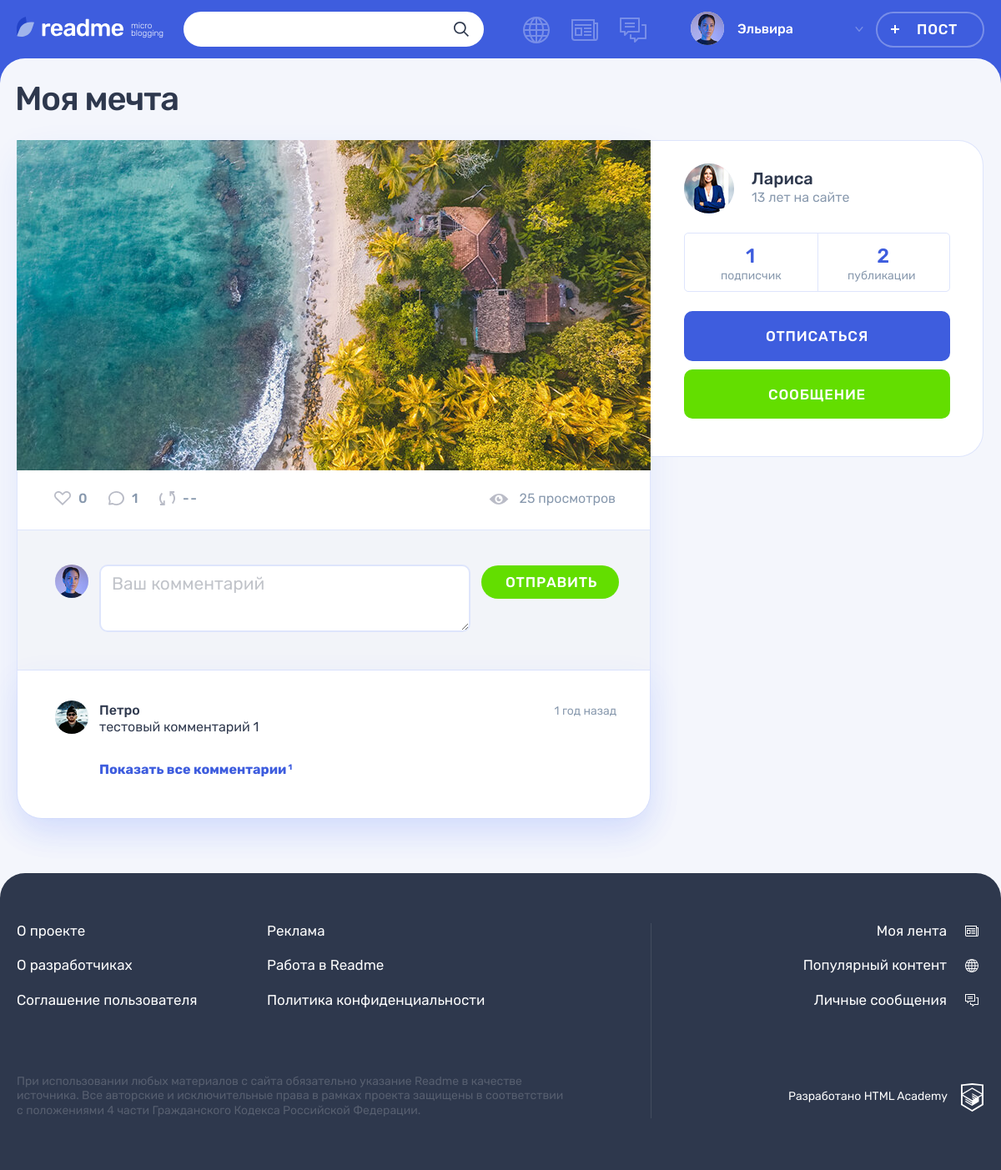
The app's page /post.php?id=4 (signed in) with its own data.
### tables this page shows
CREATE TABLE IF NOT EXISTS posts (
id INT UNSIGNED AUTO_INCREMENT PRIMARY KEY,
author_id INT UNSIGNED,
post_type INT UNSIGNED,
dt_add DATETIME,
heading VARCHAR(128),
content TEXT,
quote_author TEXT,
img_url VARCHAR(128),
youtube_url VARCHAR(128),
url VARCHAR(128),
view_count INT,
FOREIGN KEY (author_id) REFERENCES users(id)
ON UPDATE CASCADE
ON DELETE CASCADE,
FOREIGN KEY (post_type) REFERENCES content_types(id)
ON UPDATE CASCADE
ON DELETE CASCADE
);

CREATE TABLE IF NOT EXISTS comments (
id INT UNSIGNED AUTO_INCREMENT PRIMARY KEY,
user_id INT UNSIGNED,
post_id INT UNSIGNED,
dt_add DATETIME,
content TEXT,
FOREIGN KEY (user_id) REFERENCES users(id)
ON UPDATE CASCADE
ON DELETE CASCADE,
FOREIGN KEY (post_id) REFERENCES posts(id)
ON UPDATE CASCADE
ON DELETE CASCADE
);

CREATE TABLE IF NOT EXISTS users (
id INT UNSIGNED AUTO_INCREMENT PRIMARY KEY,
username VARCHAR(32) NOT NULL UNIQUE,
dt_add DATETIME,
email VARCHAR(128) NOT NULL UNIQUE,
password VARCHAR(64),
avatar VARCHAR(128)
);

### helpers.php (called while the page is built, shortened)
<?php
function get_noun_plural_form(int $number, string $one, string $two, string $many): string
{
    $number = (int)$number;
    $mod10 = $number % 10;
    $mod100 = $number % 100;
    switch (true) {
        case ($mod100 >= 11 && $mod100 <= 20):
            return $many;
        case ($mod10 === 1):
            return $one;
        case ($mod10 >= 2 && $mod10 <= 4):
            return $two;
    }
}
function include_template($name, array $data = [])
{
    $name = 'templates/' . $name;
    extract($data);
    require $name;
    $result = ob_get_clean();
    return $result;
}

### functions.php (called while the page is built, shortened)
<?php
function time_difference(string $time, DateTime $current_time)
{
    $diff = date_diff($current_time, new DateTime($time));
    if ($diff->y > 0) {
        $relative_time = $diff->y . ' ' .
        get_noun_plural_form($diff->y, 'год', 'года', 'лет');
    } elseif ($diff->m > 0) {
        $relative_time = $diff->m . ' ' .
        get_noun_plural_form($diff->m, 'месяц', 'месяца', 'месяцев');
    } elseif ($diff->d > 6) {
        $relative_time = floor(($diff->d) / 7) . ' ' .
        get_noun_plural_form(floor(($diff->d) / 7), ' неделю', ' недели', ' недель');
    } elseif ($diff->d > 0) {
        $relative_time = $diff->d . ' ' .
        get_noun_plural_form($diff->d, 'день', 'дня', 'дней');
    } elseif ($diff->h > 0) {
        $relative_time = $diff->h . ' ' .
        get_noun_plural_form($diff->h, 'час', 'часа', 'часов');
    } elseif ($diff->i > 0) {
        $relative_time = $diff->i . ' ' .
        get_noun_plural_form($diff->i, 'минуту', 'минуты', 'минут');
    } elseif ($diff->s >= 0) {
        $relative_time = 'Только что';
    } else {
        $relative_time = '';
    }
    return $relative_time;
}
function secure_query_bind_result(mysqli $connection, string $sql, bool $check, ...$params)
{
    $param_types = '';
    foreach ($params as $param) {
        $param_types .= (gettype($param) == 'integer') ? 'i' : 's';
    }
    $prepared_sql = mysqli_prepare($connection, $sql);
    mysqli_stmt_bind_param($prepared_sql, $param_types, ...$params);
    mysqli_stmt_execute($prepared_sql);
    if ($check) {
        mysqli_stmt_bind_result($prepared_sql, $bind);
        mysqli_stmt_fetch($prepared_sql);
        mysqli_stmt_close($prepared_sql);
        return $bind;
    } else {
        return mysqli_stmt_get_result($prepared_sql);
    }
}
function get_user(): ?array
{
    $user = [];
    $user['id'] = $_SESSION['id'];
    $user['name'] = $_SESSION['username'];
    $user['avatar'] = $_SESSION['avatar'];
    return $user;
}
function user_subscribe(mysqli $connection, bool $check, int $follower_id, int $author_id)
{
    $select_subscribe_query = "SELECT * FROM subscribe WHERE follower_id = ? AND author_id = ?";
    $add_subscribe_query = "INSERT INTO subscribe SET follower_id = ?, author_id = ?";
    $remove_subscribe_query = "DELETE FROM subscribe WHERE follower_id = ? AND author_id = ?";
    $user_subscribe_mysqli = secure_query_bind_result($connection, $select_subscribe_query, false, $follower_id, $author_id);
    if ($check) {
        if ($user_subscribe_mysqli->num_rows == 0) {
            secure_query_bind_result($connection, $add_subscribe_query, false, $follower_id, $author_id);
        } else {
            secure_query_bind_result($connection, $remove_subscribe_query, false, $follower_id, $author_id);
        }
    } else {
        return $user_subscribe_mysqli->num_rows > 0;
    }
    return null;
}
function get_post(mysqli $connection, int $post_id)
{
    $select_post_by_id =
        "SELECT
            posts.*,
            users.username,
            users.avatar,
            content_types.type_class,
        (SELECT COUNT(*) FROM likes WHERE likes.post_id = posts.id) AS likes,
        (SELECT COUNT(*) FROM comments WHERE comments.post_id = posts.id) AS comments
        FROM posts
        INNER JOIN users ON posts.author_id=users.id
        INNER JOIN content_types ON posts.post_type=content_types.id
        WHERE posts.id = ?;";
    $post_mysqli = secure_query_bind_result($connection, $select_post_by_id, false, $post_id);
    return mysqli_fetch_assoc($post_mysqli);
}
function get_post_author(mysqli $connection, int $author_id)
{
    $select_post_author =
        "SELECT
            users.id,
            users.username,
            users.avatar,
            users.dt_add,
        (SELECT COUNT(*) FROM subscribe WHERE subscribe.author_id = users.id) AS followers,
        (SELECT COUNT(*) FROM posts WHERE posts.author_id = users.id) AS posts
        FROM users
        WHERE users.id = ?";
    $author_mysqli = secure_query_bind_result($connection, $select_post_author, false, $author_id);
    return mysqli_fetch_assoc($author_mysqli);
}
function get_post_comments(mysqli $connection, int $post_id)
{
    $select_post_comments =
        "SELECT
            comments.*,
            users.id AS author_id,
            users.username AS author_name,
            users.avatar
        FROM comments
        INNER JOIN users ON comments.user_id=users.id
        WHERE post_id = ? ORDER BY dt_add DESC;";
    $comments_mysqli = secure_query_bind_result($connection, $select_post_comments, false, $post_id);
    return mysqli_fetch_all($comments_mysqli, MYSQLI_ASSOC);
}

### libs/settings.php (called while the page is built, shortened)
<?php
$now_time = new DateTime('now');

### templates/posts/post-details.php (the view, shortened to what this page needs)
<main class="page__main page__main--publication">
  <div class="container">
    <h1 class="page__title page__title--publication"><?= $post['heading'] ?></h1>
    <section class="post-details">
      <div class="post-details__wrapper">
        <div class="post-details__main-block post post--details">
          <div class="post-<?= $post['type_class'] ?>">
            <?= include_template('posts/' . $post['type_class'].'-details.php', ['post' => $post]) ?>
          </div>
          <div class="post__indicators">
            <div class="post__buttons">
              <a class="post__indicator post__indicator--likes button" href="like.php?id=<?= $post['id'] ?>" title="Лайк">
                <svg class="post__indicator-icon" width="20" height="17">
                  <use xlink:href="#icon-heart"></use>
                </svg>
                <span><?= $post['likes']?></span>
              </a>
              <a class="post__indicator post__indicator--comments button" href="#" title="Комментарии">
                <svg class="post__indicator-icon" width="19" height="17">
                  <use xlink:href="#icon-comment"></use>
                </svg>
                <span><?= $post['comments']?></span>
              </a>
              <a class="post__indicator post__indicator--repost button" href="#" title="Репост">
                <svg class="post__indicator-icon" width="19" height="17">
                  <use xlink:href="#icon-repost"></use>
                </svg>
                <span>--</span>
              </a>
            </div>
            <span class="post__view"><?= $post['view_count'] ?> просмотров</span>
          </div>
          <div class="comments">
            <form class="comments__form form" action="comment.php" method="post">
              <div class="comments__my-avatar">
                <?php if (isset($user['avatar'])) : ?>
                <img class="comments__picture" src="img/<?= $user['avatar'] ?>" alt="Аватар пользователя">
                <?php endif; ?>
              </div>
              <div class="form__input-section <?= !empty($comment_errors) ? 'form__input-section--error' : '' ?>">
                <textarea class="comments__textarea form__textarea form__input" name="comment" placeholder="Ваш комментарий"></textarea>
              </div>
              <button class="comments__submit button button--green" type="submit">Отправить</button>
            </form>
            <div class="comments__list-wrapper">
              <ul class="comments__list">
                <?php foreach($comments as $comment) : ?>
                <li class="comments__item user">
                  <div class="comments__avatar">
                    <a class="user__avatar-link" href="#">
                    <?php if (isset($comment['avatar'])) : ?>
                    <img class="comments__picture" src="img/<?= $comment['avatar']; ?>" alt="Аватар пользователя">
                    <?php endif; ?>
                    </a>
                  </div>
                  <div class="comments__info">
                    <div class="comments__name-wrapper">
                      <a class="comments__user-name" href="profile.php?id=?<?= $comment['author_id']?>">
                      <span><?= $comment['author_name'] ?? '' ?></span>
                      </a>
                      <time class="comments__time" datetime="<?= $comment['dt_add'] ?>">
                      <?= time_difference($comment['dt_add'], $now_time) . ' назад' ?>
                      </time>
                    </div>
                    <p class="comments__text">
                      <?= $comment['content'] ?? '' ?>
                    </p>
                  </div>
                </li>
                <?php endforeach; ?>
              </ul>
              <a class="comments__more-link" href="#">
              <span>Показать все комментарии</span>
              <sup class="comments__amount"><?= count($comments) ?></sup>
              </a>
            </div>
          </div>
        </div>
        <div class="post-details__user user">
          <div class="post-details__user-info user__info">
            <div class="post-details__avatar user__avatar">
              <a class="post-details__avatar-link user__avatar-link" href="profile.php?id=?<?= $post['author_id'] ?>">
              <?php if (isset($author['avatar'])) : ?>
              <img class="post-details__picture user__picture" src="img/<?= $author['avatar'] ?>" alt="Аватар пользователя">
              <?php endif; ?>
              </a>
            </div>
            <div class="post-details__name-wrapper user__name-wrapper">
              <a class="post-details__name user__name" href="profile.php?id=<?= $author['id'] ?>">
              <span><?= $author['username'] ?></span>
              </a>
              <time class="post-details__time user__time" datetime="<?= $author['dt_add'] ?? '' ?>"><?= time_difference($author['dt_add'], $now_time) . ' на сайте' ?></time>
            </div>
          </div>
          <div class="post-details__rating user__rating">
            <p class="post-details__rating-item user__rating-item user__rating-item--subscribers">
              <span class="post-details__rating-amount user__rating-amount"><?= $author['followers'] ?></span>
              <span class="post-details__rating-text user__rating-text"><?= get_noun_plural_form($author['followers'],'подписчик','подписчика','подписчиков'); ?></span>
            </p>
            <p class="post-details__rating-item user__rating-item user__rating-item--publications">
              <span class="post-details__rating-amount user__rating-amount"><?= $author['posts'] ?></span>
              <span class="post-details__rating-text user__rating-text"><?= get_noun_plural_form($author['posts'],'публикация','публикации','публикаций'); ?></span>
            </p>
          </div>
          <?php if ($user['id'] != $author['id']) : ?>
          <div class="post-details__user-buttons user__buttons">
            <a class="user__button user__button--subscription button button--main" href="subscribe.php?id=<?= $author['id'] ?>"><?= $user['subscribed'] ? 'Отписаться' : 'Подписаться' ?></a>
            <a class="user__button user__button--writing button button--green" href="message.php">Сообщение</a>
          </div>
          <?php endif; ?>
        </div>
      </div>
    </section>
  </div>
</main>

### templates/posts/photo-details.php
<div class="post-details__image-wrapper post-photo__image-wrapper">
  <img src="img/<?= htmlspecialchars($post['img_url']) ?>" alt="Фото от пользователя <?= htmlspecialchars($post['username']) ?>" width="760" height="507">
</div>

### records on screen
posts: heading "Моя мечта", img_url (picture), view_count "25"
comments: user.avatar (picture), user.username "Петро", dt_add "1 год", content "тестовый комментарий 1"
users: avatar (picture), username "Лариса", dt_add "13 лет"

### other values on screen
$user['name'] "Эльвира"
$post['likes'] "0"
$post['comments'] "1"
count($comments) "1"
$author['followers'] "1"
$author['posts'] "2"
